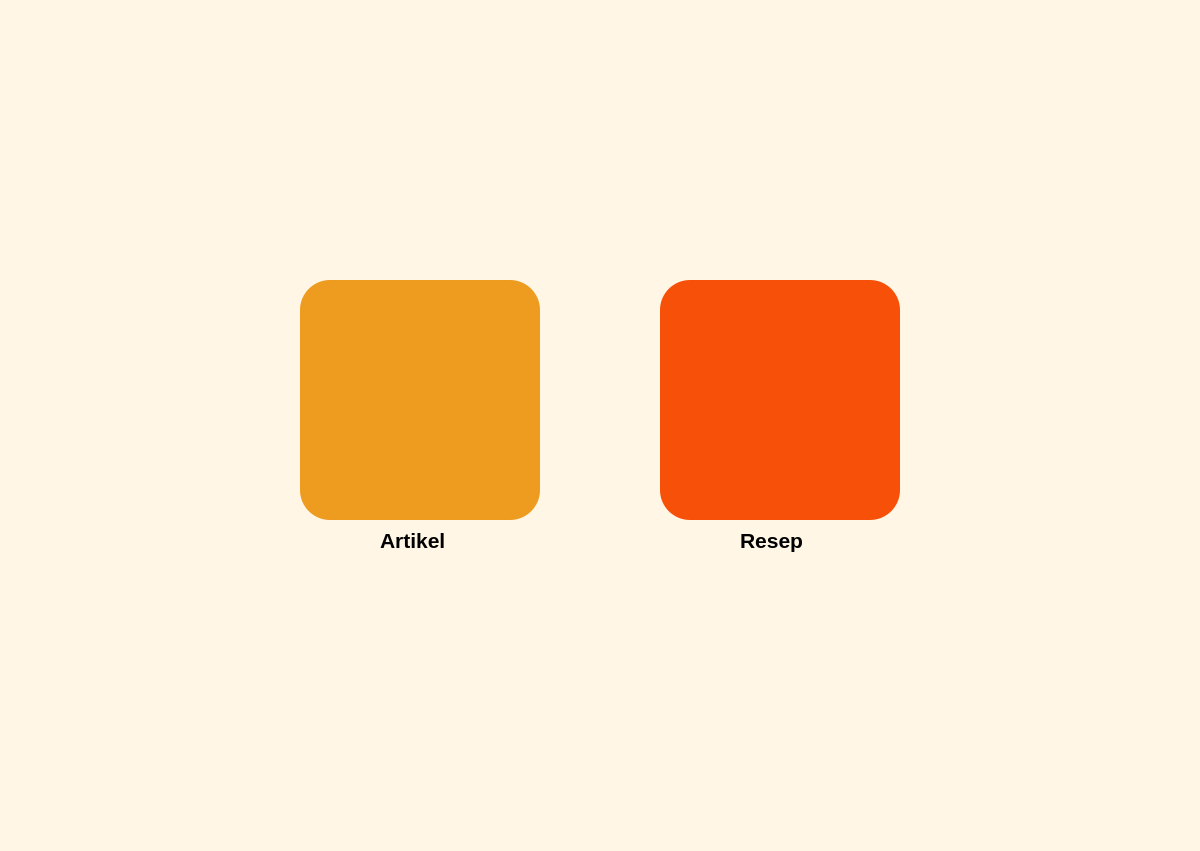
<?xml version="1.0" encoding="UTF-8"?>
<ui version="4.0">
 <class>MenuWindow</class>
 <widget class="QMainWindow" name="MenuWindow">
  <property name="geometry">
   <rect>
    <x>0</x>
    <y>0</y>
    <width>1200</width>
    <height>851</height>
   </rect>
  </property>
  <property name="windowTitle">
   <string>MainWindow</string>
  </property>
  <property name="styleSheet">
   <string notr="true">background-color: #FFF6E5;</string>
  </property>
  <widget class="QWidget" name="centralwidget">
   <widget class="QLabel" name="artikelLabel">
    <property name="geometry">
     <rect>
      <x>380</x>
      <y>520</y>
      <width>91</width>
      <height>41</height>
     </rect>
    </property>
    <property name="font">
     <font>
      <family>Leelawadee UI</family>
      <pointsize>16</pointsize>
      <weight>75</weight>
      <bold>true</bold>
     </font>
    </property>
    <property name="text">
     <string>Artikel</string>
    </property>
   </widget>
   <widget class="QLabel" name="resepLabel">
    <property name="geometry">
     <rect>
      <x>740</x>
      <y>520</y>
      <width>91</width>
      <height>41</height>
     </rect>
    </property>
    <property name="font">
     <font>
      <family>Leelawadee UI</family>
      <pointsize>16</pointsize>
      <weight>75</weight>
      <bold>true</bold>
     </font>
    </property>
    <property name="text">
     <string>Resep</string>
    </property>
   </widget>
   <widget class="QPushButton" name="artikelButton">
    <property name="geometry">
     <rect>
      <x>300</x>
      <y>280</y>
      <width>240</width>
      <height>240</height>
     </rect>
    </property>
    <property name="acceptDrops">
     <bool>false</bool>
    </property>
    <property name="styleSheet">
     <string notr="true">background-color: #EE9C20; border-radius: 30px;</string>
    </property>
    <property name="text">
     <string/>
    </property>
    <property name="icon">
     <iconset>
      <normaloff>../img/icon/Artikel_logo.png</normaloff>../img/icon/Artikel_logo.png</iconset>
    </property>
    <property name="iconSize">
     <size>
      <width>1400</width>
      <height>1024</height>
     </size>
    </property>
   </widget>
   <widget class="QPushButton" name="resepButton">
    <property name="geometry">
     <rect>
      <x>660</x>
      <y>280</y>
      <width>240</width>
      <height>240</height>
     </rect>
    </property>
    <property name="acceptDrops">
     <bool>false</bool>
    </property>
    <property name="styleSheet">
     <string notr="true">background-color: #F75008; border-radius: 30px;</string>
    </property>
    <property name="text">
     <string/>
    </property>
    <property name="icon">
     <iconset>
      <normaloff>../img/icon/Resep_logo.png</normaloff>../img/icon/Resep_logo.png</iconset>
    </property>
    <property name="iconSize">
     <size>
      <width>1400</width>
      <height>1024</height>
     </size>
    </property>
   </widget>
  </widget>
  <widget class="QMenuBar" name="menubar">
   <property name="geometry">
    <rect>
     <x>0</x>
     <y>0</y>
     <width>1200</width>
     <height>26</height>
    </rect>
   </property>
  </widget>
  <widget class="QStatusBar" name="statusbar"/>
 </widget>
 <resources/>
 <connections/>
</ui>
